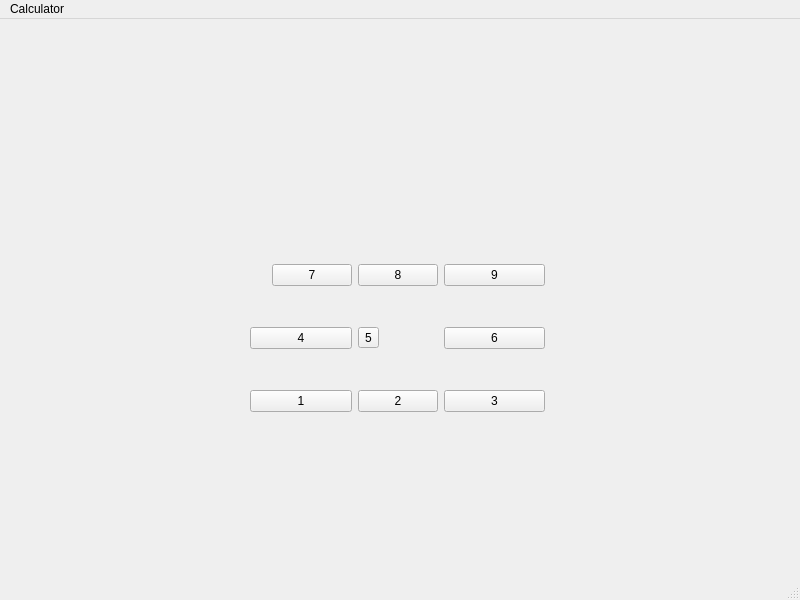
<?xml version="1.0" encoding="UTF-8"?>
<ui version="4.0">
 <class>MainWindow</class>
 <widget class="QMainWindow" name="MainWindow">
  <property name="geometry">
   <rect>
    <x>0</x>
    <y>0</y>
    <width>800</width>
    <height>600</height>
   </rect>
  </property>
  <property name="windowTitle">
   <string>MainWindow</string>
  </property>
  <widget class="QWidget" name="centralwidget">
   <widget class="QWidget" name="gridLayoutWidget">
    <property name="geometry">
     <rect>
      <x>250</x>
      <y>210</y>
      <width>295</width>
      <height>221</height>
     </rect>
    </property>
    <layout class="QGridLayout" name="gridLayout">
     <item row="2" column="0">
      <widget class="QPushButton" name="pushButton_3">
       <property name="text">
        <string>1</string>
       </property>
      </widget>
     </item>
     <item row="1" column="0">
      <widget class="QPushButton" name="pushButton_2">
       <property name="text">
        <string>4</string>
       </property>
      </widget>
     </item>
     <item row="1" column="1">
      <widget class="QToolButton" name="toolButton">
       <property name="text">
        <string>5</string>
       </property>
      </widget>
     </item>
     <item row="0" column="1">
      <widget class="QPushButton" name="pushButton_4">
       <property name="text">
        <string>8</string>
       </property>
      </widget>
     </item>
     <item row="2" column="1">
      <widget class="QPushButton" name="pushButton_5">
       <property name="text">
        <string>2</string>
       </property>
      </widget>
     </item>
     <item row="0" column="0" alignment="Qt::AlignRight">
      <widget class="QPushButton" name="pushButton">
       <property name="text">
        <string>7</string>
       </property>
      </widget>
     </item>
     <item row="0" column="2">
      <widget class="QPushButton" name="pushButton_6">
       <property name="text">
        <string>9</string>
       </property>
      </widget>
     </item>
     <item row="1" column="2">
      <widget class="QPushButton" name="pushButton_7">
       <property name="text">
        <string>6</string>
       </property>
      </widget>
     </item>
     <item row="2" column="2">
      <widget class="QPushButton" name="pushButton_8">
       <property name="text">
        <string>3</string>
       </property>
      </widget>
     </item>
    </layout>
   </widget>
  </widget>
  <widget class="QMenuBar" name="menubar">
   <property name="geometry">
    <rect>
     <x>0</x>
     <y>0</y>
     <width>800</width>
     <height>26</height>
    </rect>
   </property>
   <widget class="QMenu" name="menuCalculator">
    <property name="title">
     <string>Calculator</string>
    </property>
   </widget>
   <addaction name="menuCalculator"/>
  </widget>
  <widget class="QStatusBar" name="statusbar"/>
 </widget>
 <resources/>
 <connections/>
</ui>
